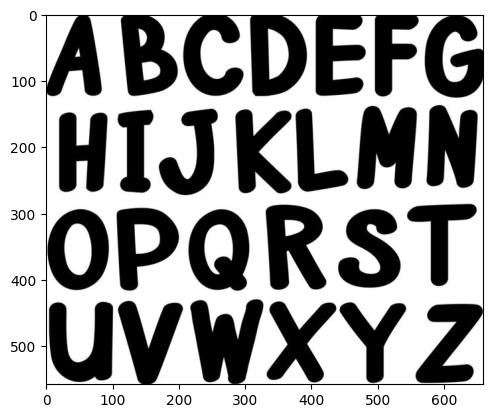
#> input picture alpha.jpg, 493 x 418 px
$ python morphological_op.py
#> lines starting #> are read from the running program, lines starting #| are printed output that depends on the picture; after the words box and inside, x2 and y2 are one past the last pixel; in counts of white or black regions, pixels touching at a corner belong together
import cv2
import numpy as np
import matplotlib.pyplot as plt

# read the image
img = cv2.imread("alpha.jpg", 0)
#> img is the input picture: shape (418, 493); min 0, max 255, mean 162.7

# binarize the image
binr = cv2.threshold(img, 0, 255, cv2.THRESH_BINARY+cv2.THRESH_OTSU)[1]
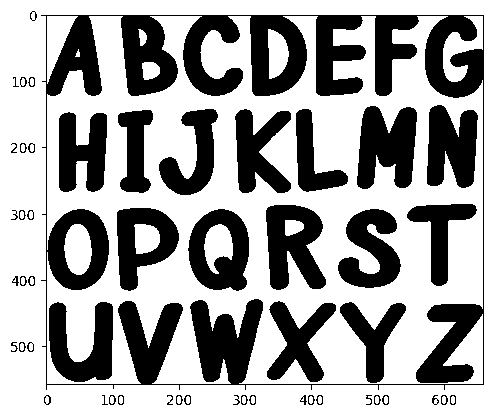
#> binr: shape (418, 493); 63.9% white; 51 black regions (2 under 20 px), largest, box (x1, y1, x2, y2) and area: (41, 15, 484, 390) 32621, (357, 106, 417, 189) 3596, (266, 205, 326, 290) 3423

# define the kernel
kernel = np.ones((5, 5), np.uint8)

# invert the image
invert = cv2.bitwise_not(binr)

# erode the image
erosion = cv2.erode(invert, kernel,
                    iterations=2)
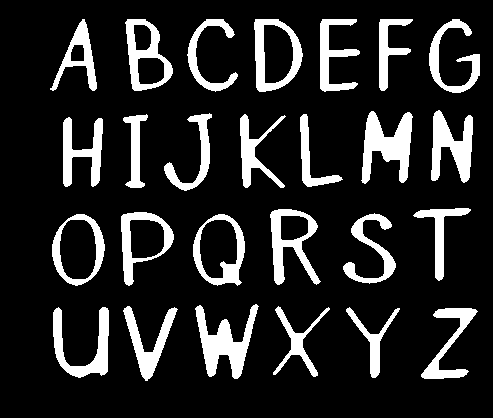
#> erosion: shape (418, 493); 15.5% white; 26 white regions, largest, box (x1, y1, x2, y2) and area: (361, 111, 413, 184) 2017, (195, 304, 259, 379) 2014, (431, 110, 473, 183) 1692


plt.imshow(invert, cmap='gray')
plt.show()
plt.imshow(erosion, cmap='gray')

$ run again, with chess.jpg copied over alpha.jpg
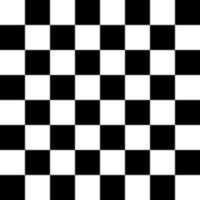
#> input picture chess.jpg, 200 x 200 px
#> img is the input picture: shape (200, 200); min 0, max 255, mean 127.5
#> `binr = cv2.threshold(img, 0, 255, cv2.THRESH_BINARY+cv2.THRESH_OTSU)[1]`:
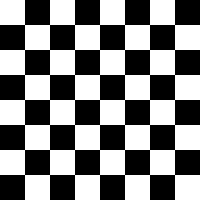
#> binr: shape (200, 200); 50% white; 1 white region, box (x1, y1, x2, y2) and area: (0, 0, 200, 200) 20000
#> `erosion = cv2.erode(invert, kernel, iterations=2)`:
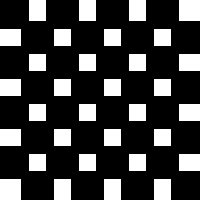
#> erosion: shape (200, 200); 25.9% white; 32 white regions, largest, box (x1, y1, x2, y2) and area: (179, 0, 200, 21) 441, (0, 179, 21, 200) 441, (29, 0, 46, 21) 357

$ run again, with circles.jpg copied over alpha.jpg
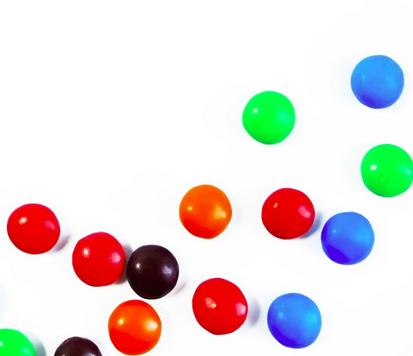
#> input picture circles.jpg, 413 x 356 px
#> `binr = cv2.threshold(img, 0, 255, cv2.THRESH_BINARY+cv2.THRESH_OTSU)[1]`:
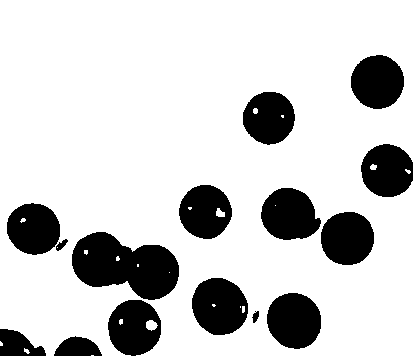
#> binr: shape (356, 413); 80.3% white; 15 black regions, largest, box (x1, y1, x2, y2) and area: (72, 232, 179, 300) 4806, (192, 278, 248, 335) 2472, (267, 293, 321, 349) 2388
#> `erosion = cv2.erode(invert, kernel, iterations=2)`:
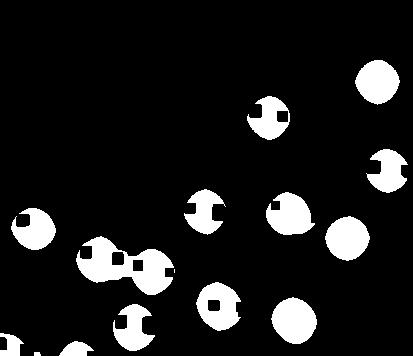
#> erosion: shape (356, 413); 11.3% white; 15 white regions (1 under 20 px), largest, box (x1, y1, x2, y2) and area: (76, 236, 174, 295) 2906, (271, 297, 317, 344) 1574, (325, 216, 370, 261) 1472
